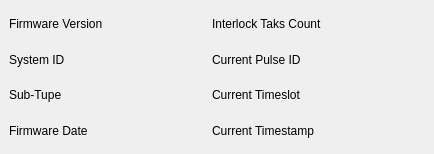
<?xml version="1.0" encoding="UTF-8"?>
<ui version="4.0">
 <class>Form</class>
 <widget class="QWidget" name="Form">
  <property name="geometry">
   <rect>
    <x>0</x>
    <y>0</y>
    <width>434</width>
    <height>154</height>
   </rect>
  </property>
  <property name="windowTitle">
   <string>Form</string>
  </property>
  <layout class="QVBoxLayout" name="verticalLayout">
   <property name="leftMargin">
    <number>5</number>
   </property>
   <property name="topMargin">
    <number>5</number>
   </property>
   <property name="rightMargin">
    <number>5</number>
   </property>
   <property name="bottomMargin">
    <number>5</number>
   </property>
   <item>
    <layout class="QGridLayout" name="gridLayout">
     <property name="leftMargin">
      <number>4</number>
     </property>
     <property name="topMargin">
      <number>4</number>
     </property>
     <property name="rightMargin">
      <number>4</number>
     </property>
     <property name="bottomMargin">
      <number>4</number>
     </property>
     <item row="2" column="0">
      <widget class="QLabel" name="label_3">
       <property name="text">
        <string>Sub-Tupe</string>
       </property>
      </widget>
     </item>
     <item row="3" column="2">
      <widget class="QLabel" name="label_8">
       <property name="text">
        <string>Current Timestamp</string>
       </property>
      </widget>
     </item>
     <item row="2" column="3">
      <widget class="PyDMLabel" name="PyDMLabel_7">
       <property name="toolTip">
        <string/>
       </property>
       <property name="channel" stdset="0">
        <string>ca://${RTM}:RTM_TS</string>
       </property>
      </widget>
     </item>
     <item row="3" column="1">
      <widget class="PyDMLabel" name="PyDMLabel_4">
       <property name="toolTip">
        <string/>
       </property>
       <property name="channel" stdset="0">
        <string>ca://${RTM}:RTM_FIRMDATE</string>
       </property>
      </widget>
     </item>
     <item row="1" column="0">
      <widget class="QLabel" name="label_2">
       <property name="text">
        <string>System ID</string>
       </property>
      </widget>
     </item>
     <item row="0" column="1">
      <widget class="PyDMLabel" name="PyDMLabel">
       <property name="sizePolicy">
        <sizepolicy hsizetype="Preferred" vsizetype="Preferred">
         <horstretch>1</horstretch>
         <verstretch>0</verstretch>
        </sizepolicy>
       </property>
       <property name="toolTip">
        <string/>
       </property>
       <property name="channel" stdset="0">
        <string>ca://${RTM}:RTM_FIRMVER </string>
       </property>
       <property name="displayFormat" stdset="0">
        <enum>PyDMLabel::Hex</enum>
       </property>
      </widget>
     </item>
     <item row="0" column="2">
      <widget class="QLabel" name="label_5">
       <property name="text">
        <string>Interlock Taks Count</string>
       </property>
      </widget>
     </item>
     <item row="2" column="2">
      <widget class="QLabel" name="label_7">
       <property name="text">
        <string>Current Timeslot</string>
       </property>
      </widget>
     </item>
     <item row="0" column="0">
      <widget class="QLabel" name="label">
       <property name="text">
        <string>Firmware Version</string>
       </property>
      </widget>
     </item>
     <item row="3" column="0">
      <widget class="QLabel" name="label_4">
       <property name="text">
        <string>Firmware Date</string>
       </property>
      </widget>
     </item>
     <item row="1" column="3">
      <widget class="PyDMLabel" name="PyDMLabel_6">
       <property name="toolTip">
        <string/>
       </property>
       <property name="channel" stdset="0">
        <string>ca://${RTM}:RTM_PID</string>
       </property>
      </widget>
     </item>
     <item row="0" column="3">
      <widget class="PyDMLabel" name="PyDMLabel_5">
       <property name="sizePolicy">
        <sizepolicy hsizetype="Preferred" vsizetype="Preferred">
         <horstretch>1</horstretch>
         <verstretch>0</verstretch>
        </sizepolicy>
       </property>
       <property name="toolTip">
        <string/>
       </property>
       <property name="channel" stdset="0">
        <string>ca://${RTM}:RTM_TASKCNT</string>
       </property>
      </widget>
     </item>
     <item row="2" column="1">
      <widget class="PyDMLabel" name="PyDMLabel_3">
       <property name="toolTip">
        <string/>
       </property>
       <property name="channel" stdset="0">
        <string>ca://${RTM}:RTM_SUBTYPE</string>
       </property>
      </widget>
     </item>
     <item row="1" column="2">
      <widget class="QLabel" name="label_6">
       <property name="text">
        <string>Current Pulse ID</string>
       </property>
      </widget>
     </item>
     <item row="3" column="3">
      <widget class="PyDMLabel" name="PyDMLabel_8">
       <property name="toolTip">
        <string/>
       </property>
       <property name="scaledContents">
        <bool>true</bool>
       </property>
       <property name="channel" stdset="0">
        <string>ca://${RTM}:RTM_TSTR</string>
       </property>
      </widget>
     </item>
     <item row="1" column="1">
      <widget class="PyDMLabel" name="PyDMLabel_2">
       <property name="toolTip">
        <string/>
       </property>
       <property name="channel" stdset="0">
        <string>ca://${RTM}:RTM_SYSID</string>
       </property>
      </widget>
     </item>
    </layout>
   </item>
  </layout>
 </widget>
 <customwidgets>
  <customwidget>
   <class>PyDMLabel</class>
   <extends>QLabel</extends>
   <header>pydm.widgets.label</header>
  </customwidget>
 </customwidgets>
 <resources/>
 <connections/>
</ui>
